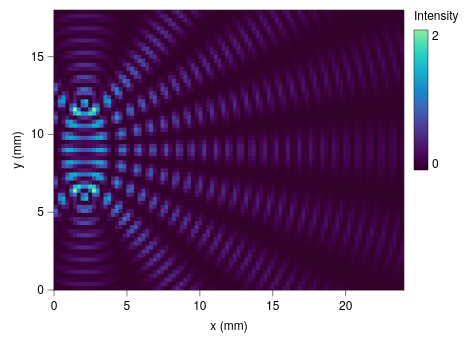

Vega-Lite specification for this chart:
### Vega-Lite specification from a JSON file in a GitHub repository (floating-point values rounded to 4 significant figures; data arrays with more than 128 entries replaced by an {"elided": "..."} marker saying what was removed)
{"background": null, "config": {"arc": {"fill": "#DBDBDB", "fillOpacity": 1.0, "innerRadius": 35.0, "padAngle": 0.03, "stroke": "black", "strokeOpacity": 1, "strokeWidth": 0.25}, "area": {"fill": "#DBDBDB", "fillOpacity": 1.0, "stroke": "black", "strokeOpacity": 1, "strokeWidth": 0.25}, "axis": {"domain": true, "domainCap": "round", "domainColor": "black", "domainWidth": 0.25, "grid": false, "gridCap": "round", "gridColor": "#F1F1F1", "gridDash": [0, 0], "gridOpacity": 1.0, "gridWidth": 0.25, "labelColor": "black", "labelFont": "Helvetica Neue, HelveticaNeue, Helvetica, Arial, sans-serif", "labelFontSize": 6, "labelFontStyle": "normal", "labelFontWeight": 400, "offset": 0, "ticks": true, "tickCap": "round", "tickColor": "black", "tickRound": false, "tickSize": 3, "tickWidth": 0.25, "titleColor": "black", "titleFont": "Helvetica Neue, HelveticaNeue, Helvetica, Arial, sans-serif", "titleFontSize": 6, "titleFontStyle": "normal", "titleFontWeight": 400}, "axisX": {"domain": true, "labelAlign": "center", "labelAngle": 0, "labels": true, "ticks": true, "translate": 0}, "axisY": {"domain": true, "labelAlign": "right", "labelAngle": 0, "labels": true, "ticks": true, "translate": 0}, "axisRight": {"domain": true, "labelAlign": "left", "labelAngle": 0, "labels": true, "ticks": true, "translate": 0}, "axisTop": {"domain": true, "labelAlign": "center", "labelAngle": 0, "labels": true, "ticks": true, "translate": 0}, "axisBand": {"tickOffset": 0}, "bar": {"fill": "#DBDBDB", "fillOpacity": 1.0, "stroke": "black", "strokeOpacity": 1, "strokeWidth": 0.25}, "boxplot": {"size": 12.6, "ticks": {"cornerRadius": 0.25, "fill": "black", "opacity": 1, "size": 6.3, "thickness": 0.25}, "box": {"fillOpacity": 1.0, "stroke": "black", "strokeOpacity": 1, "strokeWidth": 0.25}, "median": {"cornerRadius": 0, "fill": "black", "fillOpacity": 1.0, "opacity": 1, "size": 12.6, "thickness": 0.25}, "rule": {"fill": "black", "fillOpacity": 1.0, "size": 14.0, "stroke": "black", "strokeDash": [0, 0], "strokeOpacity": 1, "strokeWidth": 0.25}, "outliers": {"color": "black", "fill": "black", "fillOpacity": 1.0, "size": 0, "stroke": "black", "strokeOpacity": 1, "strokeWidth": 0.25}}, "circle": {"fill": "black", "fillOpacity": 1.0, "size": 1.75, "stroke": null, "strokeOpacity": 1, "strokeWidth": 0.25}, "errorband": {"band": {"fillOpacity": 0.6, "stroke": null, "strokeWidth": 0.25, "strokeOpacity": 1}, "borders": {"opacity": 0, "strokeOpacity": 1, "strokeWidth": 0.25}}, "errorbar": {"opacity": 1, "rule": {"strokeDash": [0, 0], "strokeWidth": 0.25}, "ticks": {"color": "black", "cornerRadius": 0.125, "opacity": 1, "size": 8.4, "thickness": 0.25}, "thickness": 0.25}, "font": "Helvetica Neue, HelveticaNeue, Helvetica, Arial, sans-serif", "geoshape": {"fill": "#DBDBDB", "fillOpacity": 1.0, "stroke": "black", "strokeOpacity": 1, "strokeWidth": 0.25}, "header": {"labelColor": "black", "labelFont": "Helvetica Neue, HelveticaNeue, Helvetica, Arial, sans-serif", "labelFontSize": 6, "labelFontStyle": "normal", "labelFontWeight": 400, "titleColor": "black", "titleFont": "Helvetica Neue, HelveticaNeue, Helvetica, Arial, sans-serif", "titleFontSize": 6, "titleFontStyle": "normal", "titleFontWeight": 400, "titlePadding": 0}, "legend": {"disable": false, "offset": 4.5, "titlePadding": 4, "labelOffset": 2, "gradientLabelOffset": 2, "columnPadding": 4, "rowPadding": 2, "gradientLength": 70.0, "gradientThickness": 7.0, "gradientOpacity": 1.0, "gradientStrokeColor": "black", "gradientStrokeWidth": 0.25, "labelColor": "black", "labelFont": "Helvetica Neue, HelveticaNeue, Helvetica, Arial, sans-serif", "labelFontSize": 6, "labelFontStyle": "normal", "labelFontWeight": 400, "strokeColor": "black", "strokeWidth": 0, "symbolSize": 36, "symbolStrokeColor": "black", "symbolStrokeWidth": 0.25, "titleColor": "black", "titleFont": "Helvetica Neue, HelveticaNeue, Helvetica, Arial, sans-serif", "titleFontSize": 6, "titleFontStyle": "normal", "titleFontWeight": 400}, "line": {"color": "black", "stroke": "black", "strokeCap": "butt", "strokeDash": [0, 0], "strokeOpacity": 1, "strokeWidth": 0.5}, "point": {"filled": true, "fill": "#DBDBDB", "fillOpacity": 1.0, "size": 7.0, "stroke": "black", "strokeOpacity": 1, "strokeWidth": 0.25}, "range": {"category": ["#B2B2B2", "#4A7CD3", "#008542", "#664CAF", "#509F98", "#636363", "#284F93", "#005226", "#382864", "#285753"], "diverging": {"scheme": ["#443E60", "#5F597E", "#7C759B", "#9994B6", "#B7B4CC", "#D6D5DC", "#F6F6F6", "#D1DAD9", "#A4C2BF", "#7AA9A4", "#578E89", "#37736E", "#1B5954"]}, "heatmap": {"scheme": ["#32022B", "#43044D", "#4C196E", "#4D338C", "#484DA6", "#3A68BB", "#1D83CA", "#1D9CCB", "#23B5C9", "#28CDC5", "#4DE0B4", "#91EE9F"]}, "ordinal": {"scheme": ["#F1F1F1", "#DBDBDB", "#C6C6C6", "#B2B2B2", "#9D9D9D", "#898989", "#767676", "#636363", "#515151", "#404040", "#2F2F2F", "#1F1F1F"]}, "ramp": {"scheme": ["#440154", "#472270", "#433E82", "#38598C", "#2C728E", "#238A8D", "#24A086", "#39B578", "#5DC862", "#96D646", "#CAE02D", "#FDE724"]}}, "rule": {"color": "black", "stroke": "black", "strokeCap": "round", "strokeDash": [2, 2], "strokeOpacity": 1, "strokeWidth": 0.25}, "scale": {"barBandPaddingInner": 0.1, "rectBandPaddingInner": 0, "tickBandPaddingInner": 0.1, "bandPaddingOuter": 0.1, "bandWithNestedOffsetPaddingInner": 0.2, "bandWithNestedOffsetPaddingOuter": 0.2, "offsetBandPaddingInner": 0, "offsetBandPaddingOuter": 0, "round": false}, "rect": {"fill": "#DBDBDB", "fillOpacity": 1.0, "stroke": "black", "strokeOpacity": 1, "strokeWidth": 0.25}, "square": {"fill": "#DBDBDB", "fillOpacity": 1.0, "size": 14.0, "stroke": "black", "strokeOpacity": 1, "strokeWidth": 0.25}, "text": {"color": "black", "font": "Helvetica Neue, HelveticaNeue, Helvetica, Arial, sans-serif", "fontSize": 6, "fontStyle": "normal", "fontWeight": 400}, "tick": {"color": "black", "cornerRadius": 0.125, "opacity": 1.0, "size": 12.6, "thickness": 0.25}, "title": {"anchor": "middle", "frame": "group", "color": "black", "font": "Helvetica Neue, HelveticaNeue, Helvetica, Arial, sans-serif", "fontSize": 6, "fontStyle": "normal", "fontWeight": 400, "subtitleColor": "black", "subtitleFont": "Helvetica Neue, HelveticaNeue, Helvetica, Arial, sans-serif", "subtitleFontSize": 6, "subtitleFontStyle": "normal", "subtitleFontWeight": 400}, "trail": {"color": "black", "opacity": 1, "size": 0.5}, "view": {"continuousWidth": 175, "continuousHeight": 140, "discreteWidth": 175, "discreteHeight": 140, "fill": null, "stroke": "black", "strokeWidth": 0.25}}, "data": {"name": "data-a4239cbaa7892c27869c14f52c924c68"}, "mark": {"type": "rect", "clip": true, "stroke": null}, "encoding": {"color": {"field": "I", "title": "Intensity", "type": "quantitative"}, "x": {"field": "x0", "scale": {"domain": [0, 24.0], "nice": false}, "title": "x (mm)", "type": "quantitative"}, "x2": {"field": "x1"}, "y": {"field": "y0", "scale": {"domain": [0, 18.0], "nice": false}, "title": "y (mm)", "type": "quantitative"}, "y2": {"field": "y1"}}, "$schema": "https://vega.github.io/schema/vega-lite/v6.4.1.json", "datasets": {"data-a4239cbaa7892c27869c14f52c924c68": {"elided": "6348 records"}}}
